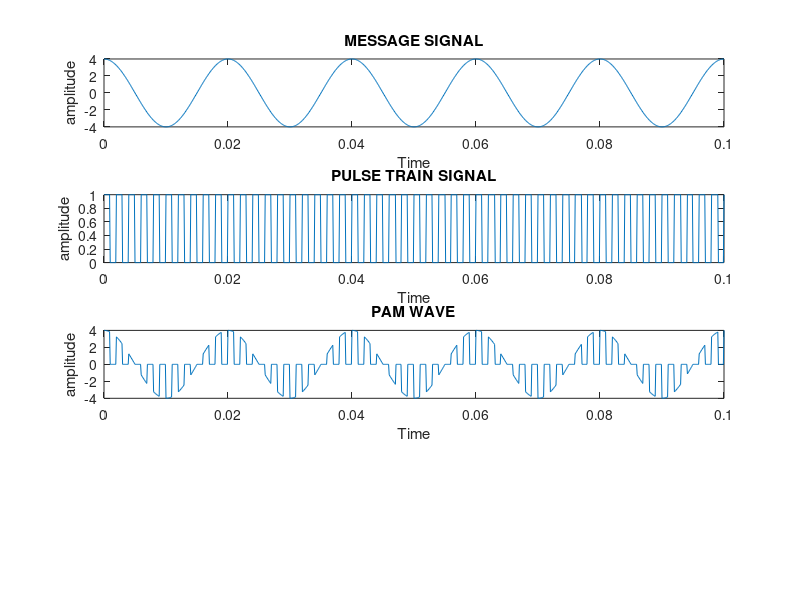

Write MATLAB code to recreate this figure.
clc;
clear all;
close all;
t = 0:0.0001:0.1;
fm = 50;
Am = 4;
Ac = 10;
fc = 500;
fs = 1100;

msg_signal = Am*cos(2*pi*fm*t);
subplot(4,1,1);
plot(t, msg_signal);
xlabel('Time');
ylabel('amplitude');
title('MESSAGE SIGNAL');

pulseTrain = 0.5*square(2*pi*fc*t)+ 0.5;
subplot(4,1,2);
plot(t,pulseTrain);
xlabel('Time');
ylabel('amplitude');
title('PULSE TRAIN SIGNAL');

PAM = msg_signal.*pulseTrain;
subplot(4,1,3);
plot(t,PAM);
xlabel('Time');
ylabel('amplitude');
title('PAM WAVE');